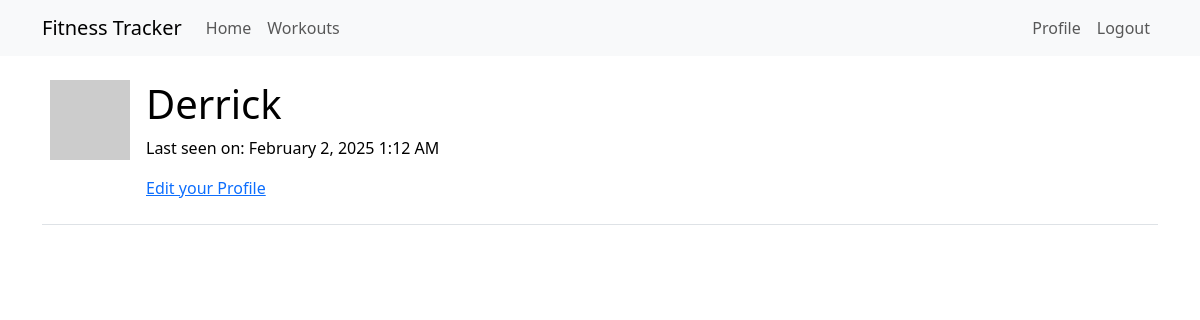
/user/Derrick (signed in), run on an earlier commit of the app's database.
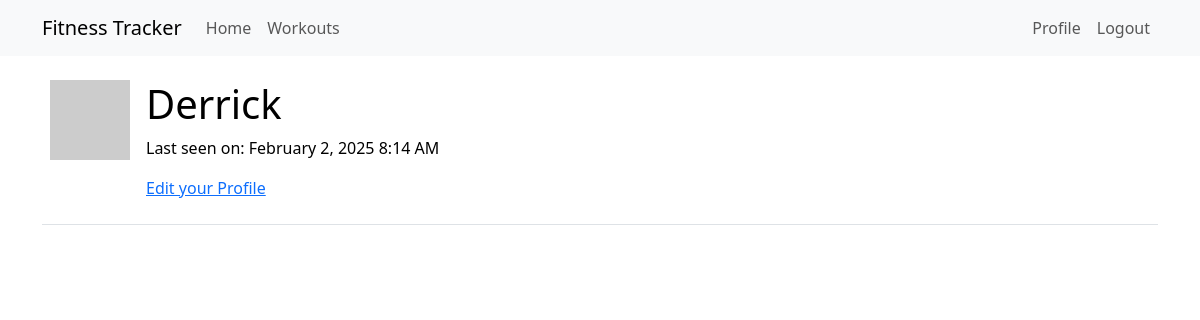
And on a later commit of the database.
### app/models.py (models this page shows, shortened)
class User(UserMixin, db.Model):
    id: Mapped[int] = mapped_column(primary_key=True)
    username: Mapped[str] = mapped_column(String(64), index=True, unique=True)
    email: Mapped[str] = mapped_column(String(120), index=True, unique=True)
    password_hash: Mapped[Optional[str]] = mapped_column(String(256))
    workouts: Mapped[List['Workout']] = relationship(back_populates='user', lazy='dynamic')
    about_me: Mapped[Optional[str]] = mapped_column(String(140))
    last_seen: Mapped[Optional[datetime]] = mapped_column(
        default=lambda: datetime.now(timezone.utc))
    def avatar(self, size):
        digest = md5(self.email.lower().encode('utf-8')).hexdigest()
        return f'https://www.gravatar.com/avatar/{digest}?d=identicon&s={size}'

### app/routes.py (the view)
@app.route('/user/<username>')
@login_required
def user(username):
    if not current_user.is_authenticated:
        return redirect(url_for('index'))
    return render_template('user.html', user=current_user)

### app/models.py (called while the page is built)
@login.user_loader
def load_user(id):
    return db.session.get(User, int(id))

### app/routes.py (called while the page is built)
@app.before_request
def before_request():
    if current_user.is_authenticated:
        current_user.last_seen = datetime.now(timezone.utc)
        db.session.commit()

### app/templates/user.html (shortened to what this page needs)
{% extends "base.html" %} {% block content %}
<table class="table table-hover">
  <tr>
    <td width="64px"><img src="{{ user.avatar(64) }}" /></td>
    <td>
      <h1>{{ user.username }}</h1>
      {% if user.last_seen %}<p>Last seen on: {{ moment(user.last_seen).format('LLL') }}</p>{% endif %}
      {% if user == current_user %}
      <p><a href="{{ url_for('edit_profile') }}">Edit your Profile</a></p>
      {% endif %}
    </td>
  </tr>
</table>
{% endblock %}

### app/templates/base.html (shortened to what this page needs)
<!doctype html>
<html lang="en">
  <head>
    <link
        href="https://cdn.jsdelivr.net/npm/bootstrap@5.3.2/dist/css/bootstrap.min.css"
        rel="stylesheet"
>
  </head>
  <body>
    <nav class="navbar navbar-expand-lg bg-body-tertiary">
      <div class="container">
        <a class="navbar-brand" href="{{ url_for('index') }}">Fitness Tracker</a>
        <div class="collapse navbar-collapse" id="navbarSupportedContent">
          <ul class="navbar-nav me-auto mb-2 mb-lg-0">
            <li class="nav-item">
              <a class="nav-link" aria-current="page" href="{{ url_for('index') }}">Home</a>
            </li>
            <li class="nav-item">
              <a class="nav-link" aria-current="page" href="{{ url_for('all_workouts') }}">Workouts</a>
            </li>
          </ul>
          <ul class="navbar-nav mb-2 mb-lg-0">
            {% if current_user.is_anonymous %}
            <li class="nav-item">
              <a class="nav-link" aria-current="page" href="{{ url_for('login') }}">Login</a>
            </li>
            {% else %}
            <li class="nav-item">
              <a class="nav-link" aria-current="page" href="{{ url_for('user', username=current_user.username) }}">Profile</a>
            </li>
            <li class="nav-item">
              <a class="nav-link" aria-current="page" href="{{ url_for('logout') }}">Logout</a>
            </li>
            {% endif %}
          </ul>
        </div>
      </div>
    </nav>
    <div class="container mt-3">
      {% block content %}{% endblock %}
    </div>
  </body>
</html>

What changed in the data, as far as the page shows it:
changed User "Derrick": last_seen "February 2, 2025 1:12 AM" → "February 2, 2025 8:14 AM"
